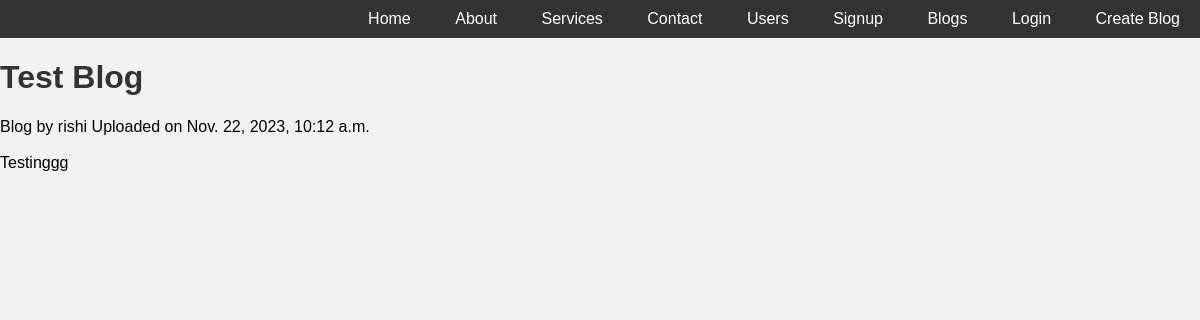
The app's page /blogpage/Test/ with its own data.
### user/models.py (models this page shows, shortened)
class Blog(models.Model):
    serial_num = models.AutoField(primary_key=True)
    title = models.CharField(max_length=200)
    content = models.TextField()
    slug = models.SlugField(max_length=150, unique=True, blank=True)
    time = models.DateTimeField(auto_now_add=True)
    user_name = models.ForeignKey(User, on_delete=models.CASCADE, default=1)

### user/views.py (the view)
# urls.py: path('blogpage/<str:slug>/', user_views.blogpost, name='blogpost'),
def blogpost(request, slug):
    blog = Blog.objects.filter(slug=slug).first()
    context = {'blog': blog}
    return render(request, 'blogcontent.html',context)

### user/templates/blogcontent.html (shortened to what this page needs)
{% extends "base.html" %}
{% block body %}
<h1>{{blog.title}}</h1>
Blog by {{blog.user_name}} Uploaded on {{blog.time}}
<br>
<br>
{{blog.content}}
{% endblock body %}

### user/static/style.css (style rules this page uses)
body { font-family: Arial, sans-serif; margin: 0; padding: 0; background-color: #f2f2f2; }
h1 { color: #333; }

### records on screen
Blog: title "Test Blog", user_name "rishi", time "Nov. 22, 2023, 10:12 a.m.", content "Testinggg"
